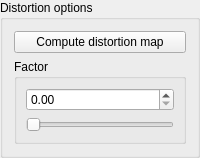
                   <widget class="QGroupBox" name="dudv_opt">
                    <property name="title">
                     <string>Distortion options</string>
                    </property>
                    <layout class="QVBoxLayout" name="verticalLayout_7">
                     <item>
                      <widget class="QPushButton" name="compute_dudv">
                       <property name="text">
                        <string>Compute distortion map</string>
                       </property>
                      </widget>
                     </item>
                     <item>
                      <widget class="QGroupBox" name="nmap_factor_opt_2">
                       <property name="sizePolicy">
                        <sizepolicy hsizetype="Expanding" vsizetype="Fixed">
                         <horstretch>0</horstretch>
                         <verstretch>0</verstretch>
                        </sizepolicy>
                       </property>
                       <property name="title">
                        <string>Factor</string>
                       </property>
                       <layout class="QVBoxLayout" name="verticalLayout_6">
                        <item>
                         <widget class="QDoubleSpinBox" name="factor_dudv"/>
                        </item>
                        <item>
                         <widget class="QSlider" name="factor_slider_dudv">
                          <property name="styleSheet">
                           <string notr="true">QSlider {
qradialgradient(spread:pad, cx:0.5, cy:0.5, radius:0.5, fx:0.5, fy:0.5, stop:0 rgba(255, 255, 255, 255), stop:0.1 rgba(255, 255, 255, 255), stop:0.2 rgba(255, 176, 176, 167), stop:0.3 rgba(255, 151, 151, 92), stop:0.4 rgba(255, 125, 125, 51), stop:0.5 rgba(255, 76, 76, 205), stop:0.52 rgba(255, 76, 76, 205), stop:0.6 rgba(255, 180, 180, 84), stop:1 rgba(255, 255, 255, 0))

}</string>
                          </property>
                          <property name="orientation">
                           <enum>Qt::Orientation::Horizontal</enum>
                          </property>
                         </widget>
                        </item>
                       </layout>
                      </widget>
                     </item>
                    </layout>
                   </widget>
